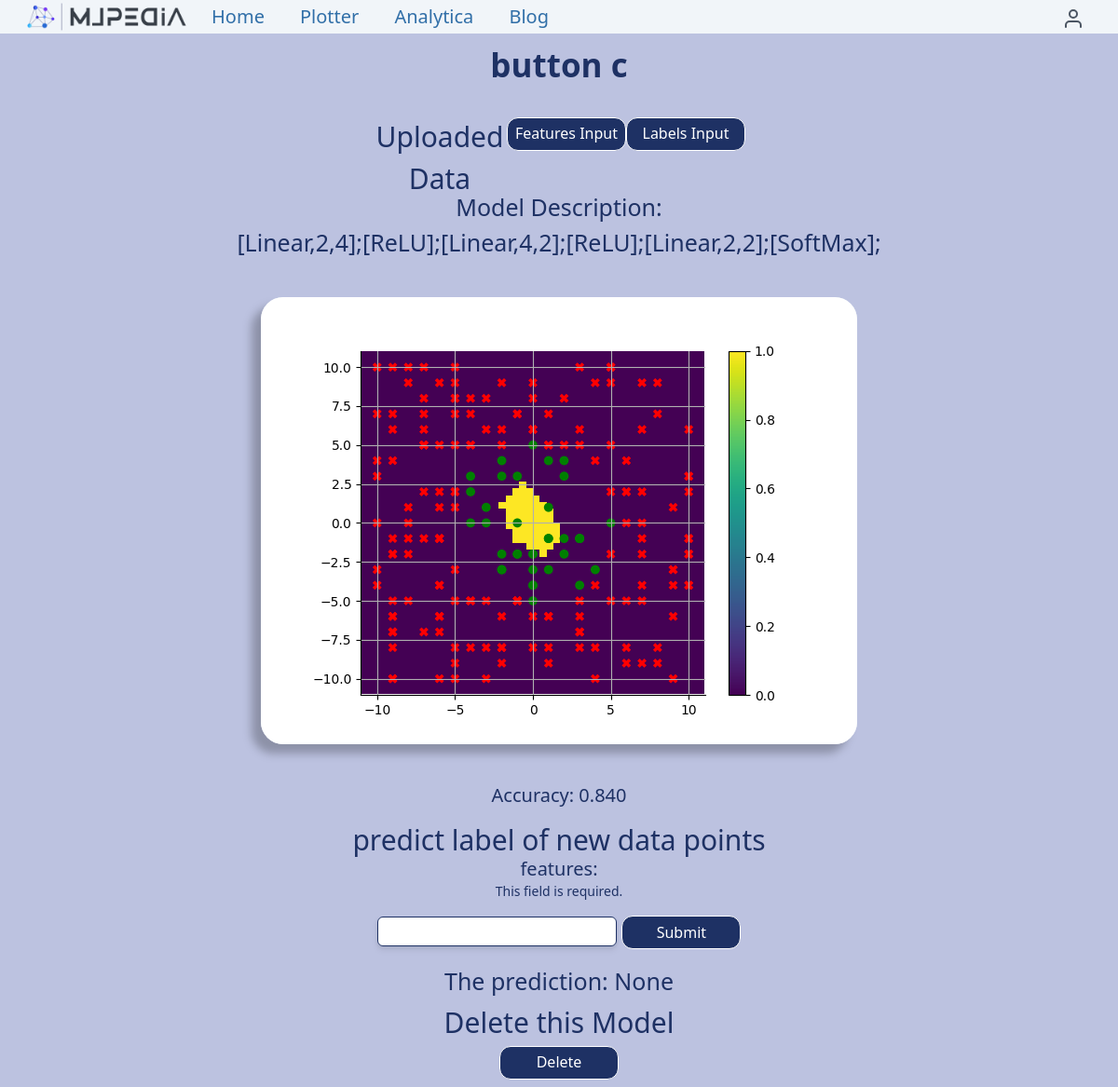
The app's page /analytica/nn_detail/9/button-c/ (signed in) with its own data.
### analytica/models.py (models this page shows, shortened)
class NeuralNet(models.Model):
    user = models.ForeignKey(settings.AUTH_USER_MODEL,
                            related_name='neural_net_models_created',
                            on_delete=models.CASCADE)
    title = models.CharField(max_length=500)
    model_description = models.CharField(max_length = 10000)
    model_accuracy = models.FloatField(default=0.0)
    features_input = models.FileField(upload_to='files/%Y/%m/%d/')
    labels_input = models.FileField(upload_to='files/%Y/%m/%d/')
    plot = models.ImageField(upload_to='images/%Y/%m/%d/', blank = True)
    weights_file = models.FileField(upload_to='files/%Y/%m/%d/', blank = True)
    slug = models.SlugField(max_length = 600, blank=True)
    created = models.DateField(auto_now_add = True, db_index = True)
    class Meta:
        ordering = ('-created',)
    def get_absolute_url(self):
        return reverse('analytica:neural_net_detail', args=[self.id, self.slug])

### analytica/views.py (the view)
@login_required
def neural_net_detail(request, model_id, model):
    prediction = None
    nn_model = get_object_or_404(NeuralNet,id = model_id, slug=model)
    try:
        if request.method == 'POST':
            submitted_form = NeuralNetPredictionForm(request.POST)
            if submitted_form.is_valid():
                new_data_point = submitted_form.cleaned_data['new_data_point']
                new_data_point = [str(new_data_point).split(',')]
                new_data_point = np.array(new_data_point).astype(float).T
                nn = nn_utils.create_nn_from_description(
                            nn_utils.process_model_description(
                            str(nn_model.model_description)))
                fm.read_saved_nn(nn_model.weights_file.path, nn)
                prediction = nn.predict(new_data_point)
        else:
            submitted_form = NeuralNetPredictionForm(request.GET)
    except:
        messages.error(request, "oops!something went wrong <br>please enter the data in correct format")
    return render(request,'analytica/neural_nets/neural_net_detail.html',
                    {'nn_model': nn_model,
                    'form': submitted_form,
                    'prediction': prediction})

### analytica/forms.py
class NeuralNetPredictionForm(forms.Form):
    new_data_point = forms.CharField(label='features')

### analytica/templates/analytica/neural_nets/neural_net_detail.html (shortened to what this page needs)
{% extends "base.html" %}
{% load static %}
{% block content %}
<!DOCTYPE html>
<html lang="en">
<head>
</head>
<body  class=" bg-[#bcc2e0] h-full w-full ">
    <div class="text-center">
        <h1  class=" text-[#1e3164] text-[35px] font-semibold text-center mt-2 mb-10 h-10" >{{ nn_model.title }}</h1>
        <div class="h-auto w-full flex justify-center">
            <div class="mx-10 mb-10 h-auto w-1/3 flex  justify-between items-center">
                <h1 class="text-[#1e3164] text-[30px] font-medium h-10">Uploaded Data</h1>
                <h1>
                    <a href="{{nn_model.features_input.url}}" download>
                        <div class="h-9 w-32 py-1 border border-white border-solid rounded-xl bg-[#1e3164] text-white text-center text-sm lg:text-base hover:bg-blue-900 hover:border-none ">
                            Features Input
                        </div>
                    </a>
                </h1>
                <h1>
                    <a href="{{nn_model.labels_input.url}}" download>
                        <div class="h-9 w-32 py-1 border border-white border-solid rounded-xl bg-[#1e3164] text-white text-center text-sm lg:text-base hover:bg-blue-900 hover:border-none ">
                            Labels Input
                        </div>
                    </a>
                </h1>
            </div>
        </div>
        <h1 class="text-[#1e3164] text-[25px] font-medium max-h-32">Model Description: {{ nn_model.model_description |linebreaks }}</h1>
        <div class="h-auto w-full flex justify-center">
            {% if nn_model.plot %}
            <img src="{{ nn_model.plot.url }}" class="bg-slate-200 drop-shadow-[-10px_10px_5px_rgba(0,0,0,0.25)] rounded-3xl mx-10 mt-10 mb-10 " >
            {% endif %}
        </div>
        <h1 class="text-[#1e3164] text-[20px] font-medium h-10 mx-10">Accuracy: {{ nn_model.model_accuracy | floatformat:3 }}</h1>
        <h1 class="text-[#1e3164] text-[30px] font-medium mx-10 h-10">predict label of new data points</h1>
        <form class="text-[#1e3164] text-xl mx-10" action="{{ nn_model.get_absolute_url }}" method="post">
            {{ form }}
            <input class="h-9 w-32 py-1 my-4 border border-white border-solid rounded-xl bg-[#1e3164] text-white text-center text-sm lg:text-base hover:bg-blue-900 hover:border-none " type="submit">
        </form>
        <h1 class="text-[#1e3164] text-[25px] font-medium mx-10 h-10">The prediction:  {{ prediction }}</h1>
        <h1 class="text-[#1e3164] text-[30px] font-medium mx-10 h-10">Delete this Model</h1>
        <div class="h-auto w-full flex justify-center">
            <a href="{% url 'analytica:neural_net_delete' nn_model.id nn_model.slug %}">
                <div class="h-9 w-32  my-2 py-1 border border-white border-solid rounded-xl bg-[#1e3164] text-white text-center text-sm lg:text-base hover:bg-blue-900 hover:border-none ">
                    Delete
                </div>
            </a>
        </div>
    </div>
</body>
</html>
{% endblock %}

### records on screen
NeuralNet: title "button c", model_description "[Linear,2,4];[ReLU];[Linear,4,2];[ReLU];[Linear,2,2];[SoftMax];", plot (picture), model_accuracy "0.840"

### other values on screen
{{ prediction }} "None"
